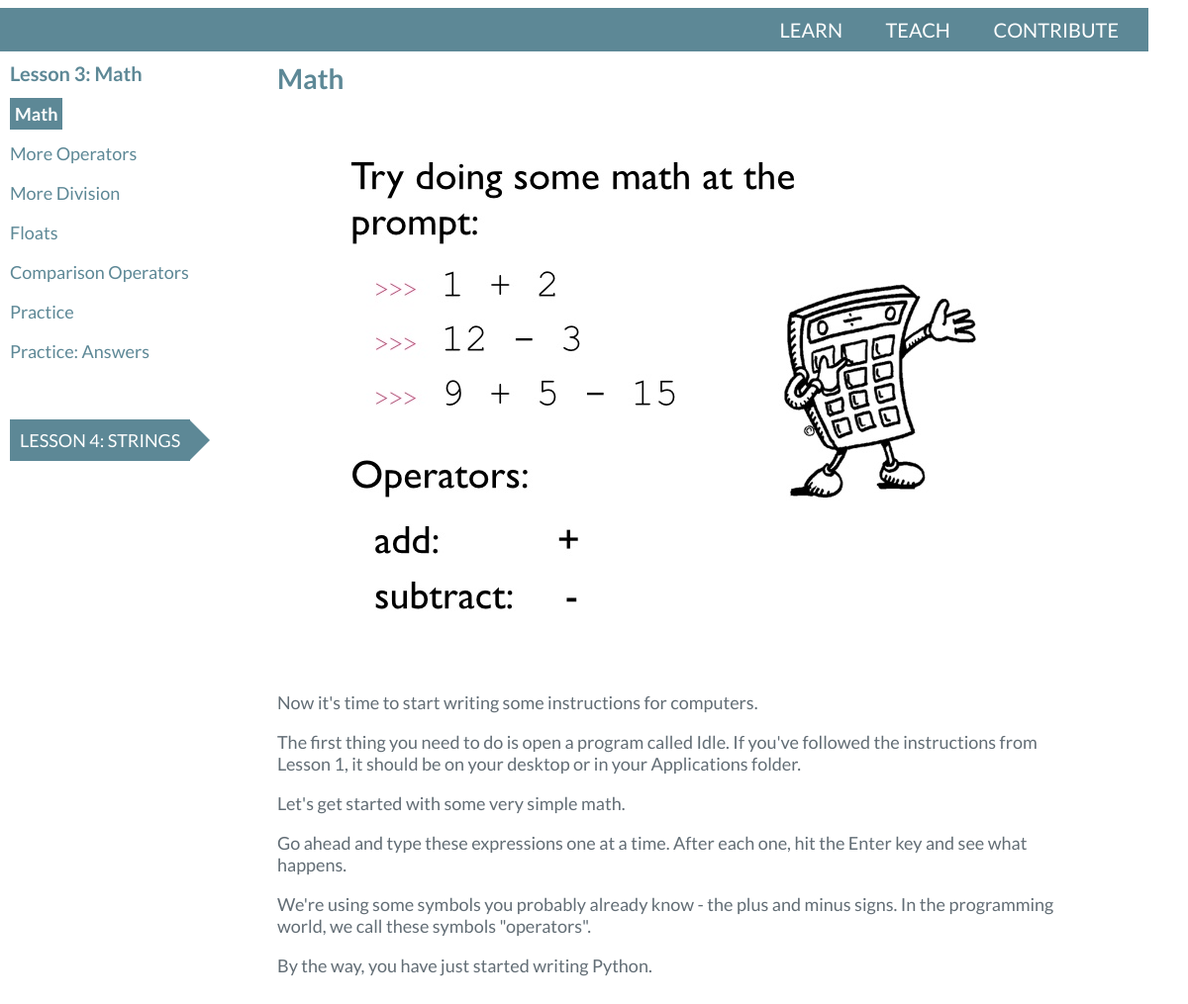
Page /learn/lesson/3/step/1/ on the earlier database version.
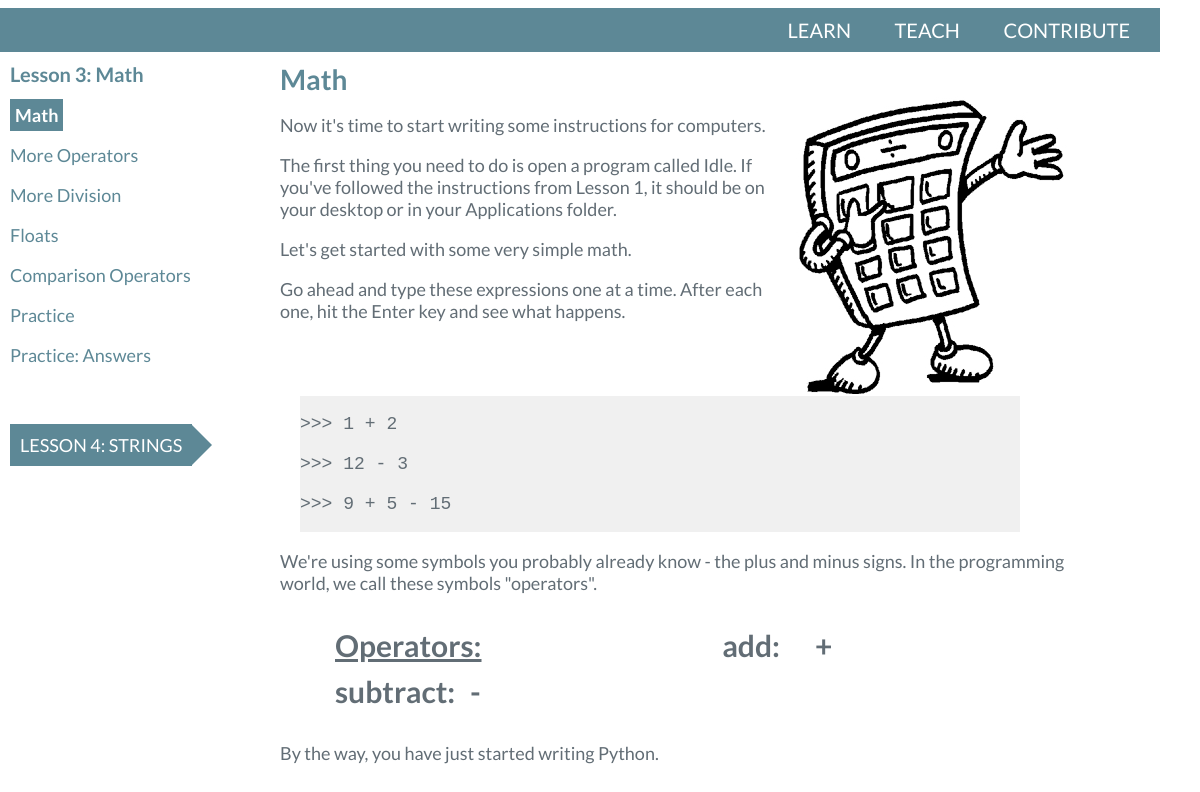
Same page on the later database version.
### lessons/models.py (models this page shows, shortened)
class Step(models.Model):
    lesson = models.ForeignKey(Lesson)
    step_number = models.IntegerField()
    step_name = models.CharField(max_length=200)
    header_title = models.CharField(max_length=50, blank=True, null=True)
    image = models.CharField(max_length=200, blank=True, null=True)
    audiocast = models.CharField(max_length=200, blank=True, null=True)
    screencast = models.CharField(max_length=200, blank=True, null=True)
    description = models.TextField()

### lessons/views.py (the view)
# urls.py: url(r'^lesson/(?P<lesson_number>[0-9]+)/step/(?P<step_number>[0-9]+)/$', views.lesson_step, name='lesson_step_detail'),
def lesson_step(request, lesson_number, step_number):
    lesson = Lesson.objects.get(number=lesson_number)
    step = Step.objects.get(lesson=lesson.id, step_number=step_number)
    all_steps = Step.objects.filter(lesson=lesson.id).order_by('step_number')
    prev_lesson = None
    try:
        prev_lesson = Lesson.objects.get(number=int(lesson_number)-1)
    except:
        pass
    next_lesson = None
    try:
        next_lesson = Lesson.objects.get(number=int(lesson_number)+1)
    except:
        pass
    context = {
        'lesson': lesson,
        'step': step,
        'step_list': all_steps,
        'prev_lesson': prev_lesson,
        'next_lesson': next_lesson,
    }
    return render(request, 'lessons/step.html', context)

### lessons/models.py (called while the page is built)
    def __str__(self):
        return "Lesson %s: %s" % (self.number, self.name)

### lessons/templates/lessons/step.html
{% include "youngcoders/header.html" %}
{% include "lessons/header.html" %}
<div id="container">
  <div id="nav-list">
    {% include "lessons/step-navigation.html" %}
  </div>
  <div id="content">
    {% include "lessons/step-content.html" %}
  </div>
</div>

### lessons/templates/lessons/step-navigation.html
<div id="step-list-text">
  <div id="lesson-name">
    Lesson {{ lesson.number }}: {{ lesson.name }}<br>
  </div>
  {% if step_list %}
    {% for item in step_list %}
      {% if item == step %}<p class="active">{% else %}<p>{% endif %}
          <a href="/learn/lesson/{{ lesson.number }}/step/{{ item.step_number }}">
              {{ item.step_name }}
          </a>
      </p>
    {% endfor %}
  {% endif %}
  {% if next_lesson %}
    <p><br></p>
    <p>
    <a href="/learn/lesson/{{ next_lesson.number }}/step/1/" id="prev_next_lesson" class="right-arrow">
      {{ next_lesson }}</a>
    </p>
  {% endif %}
</div>

### lessons/templates/lessons/step-content.html
{% if step %}
  {% load staticfiles %}
    <div id="step-description">
        <div id="step-name">{{ step.step_name }}</div>
      {% if step.image %}
        <div id="step-image">
          <img src="{% static 'lessons/images/' %}{{ step.image }}">
        </div>
      {% endif %}
      {{ step.description | safe }}
    </div>
{% else %}
    <p>No details are available.</p>
{% endif %}

Differences in the rows shown:
changed Step "Math": description: picture added; description "…and see what happens. We're using some symbols you probably already know - the plus and minus signs. In the programming world, we call these symbols \"operators\". By the way, you…" → "…and see what happens. >>> 1 + 2 >>> 12 - 3 >>> 9 + 5 - 15 We're using some symbols you probably already know - the plus and minus signs. In the programming world, we call these symbols \"operators\". Operators: add: + subtract: - By the way, you…"; image "YoungCoders_3_1_body.jpg" → empty (drawn); image: picture removed
